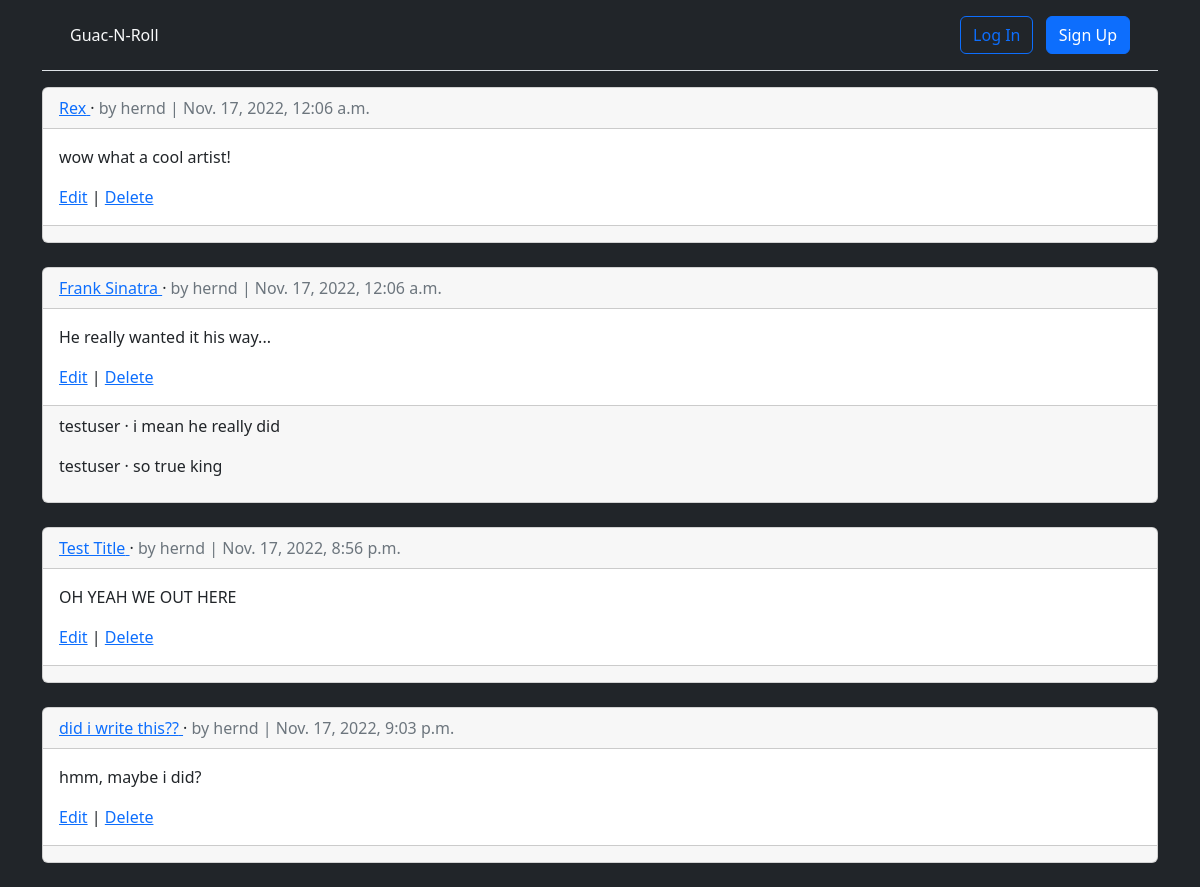
The page /articles/ on the database as committed earlier.
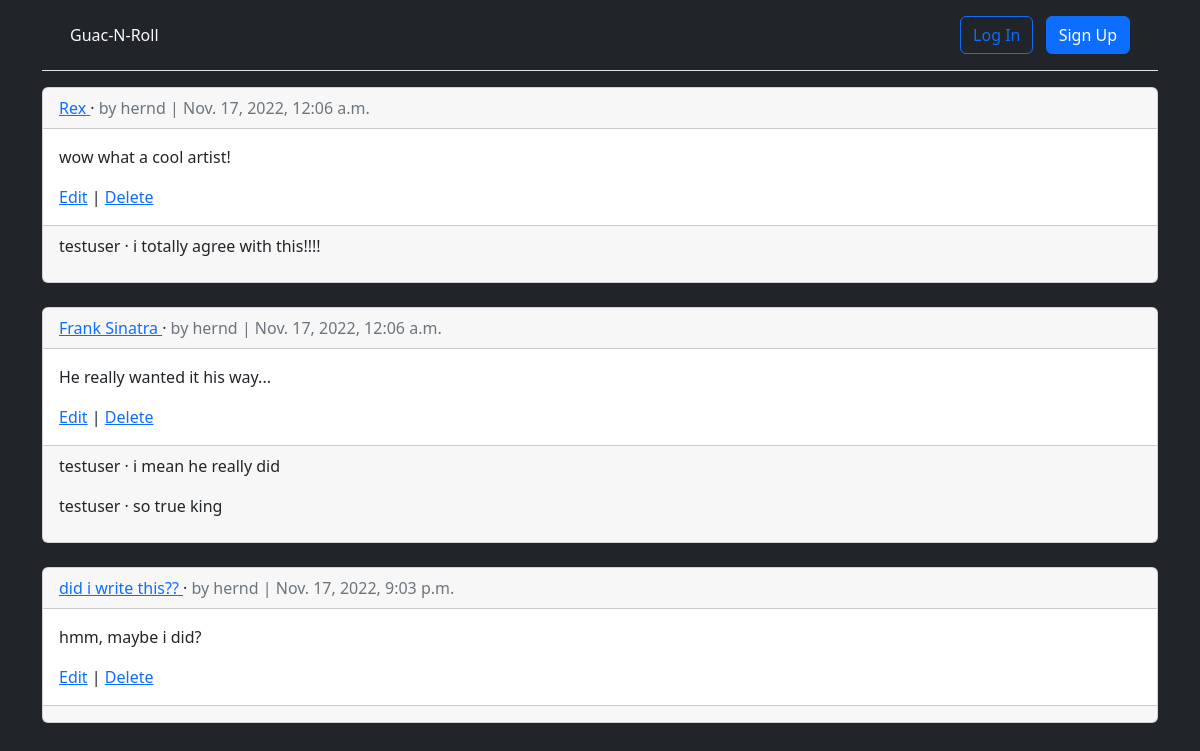
The same page on the database as committed later.
### articles/models.py (models this page shows, shortened)
class Article(models.Model):
    title = models.CharField(max_length=255)
    body = models.TextField()
    date = models.DateTimeField(auto_now_add=True)
    author = models.ForeignKey(
        settings.AUTH_USER_MODEL,
        on_delete=models.CASCADE,
    )

class Comment(models.Model): # new
    article = models.ForeignKey(Article, on_delete=models.CASCADE)
    comment = models.CharField(max_length=140)
    author = models.ForeignKey(
        settings.AUTH_USER_MODEL,
        on_delete=models.CASCADE,
    )
    def __str__(self):
        return self.comment

### accounts/models.py (models this page shows)
class CustomUser(AbstractUser):
    age = models.PositiveIntegerField(null=True, blank=True)

### articles/views.py (the view)
class ArticleListView(ListView):
    model = Article
    template_name = "article_list.html"

### templates/article_list.html (shortened to what this page needs)
{% extends "base.html" %}
{% block content %}
{% for article in article_list %}
<div class="card">
    <div class="card-header">
        <a href="{% url 'article_detail' article.pk %}">
            <span class="font-weight-bold">{{ article.title }}</span>
        </a>
        &middot;
        <span class="text-muted">by {{ article.author }} | {{ article.date }}</span>
    </div>
    <div class="card-body">
        <p>{{ article.body }}</p>
        <a href="{% url 'article_edit' article.pk %}">Edit</a> |
        <a href="{% url 'article_delete' article.pk %}">Delete</a>
    </div>
    <div class="card-footer">
    {% for comment in article.comment_set.all %}
    <p>
        <span class="font-weight-bold">
            {{ comment.author }} &middot;
        </span>
        {{ comment }}
    </p>
    {% endfor %}
    </div>
</div>
<br />
{% endfor %}
{% endblock content %}

Rows that differ between the two databases and show on the page:
removed Article: title "Test Title", author "hernd", date "Nov. 17, 2022, 8:56 p.m.", body "OH YEAH WE OUT HERE"
added Comment: author "testuser", comment "i totally agree with this!!!!", shown under Article "Rex"
